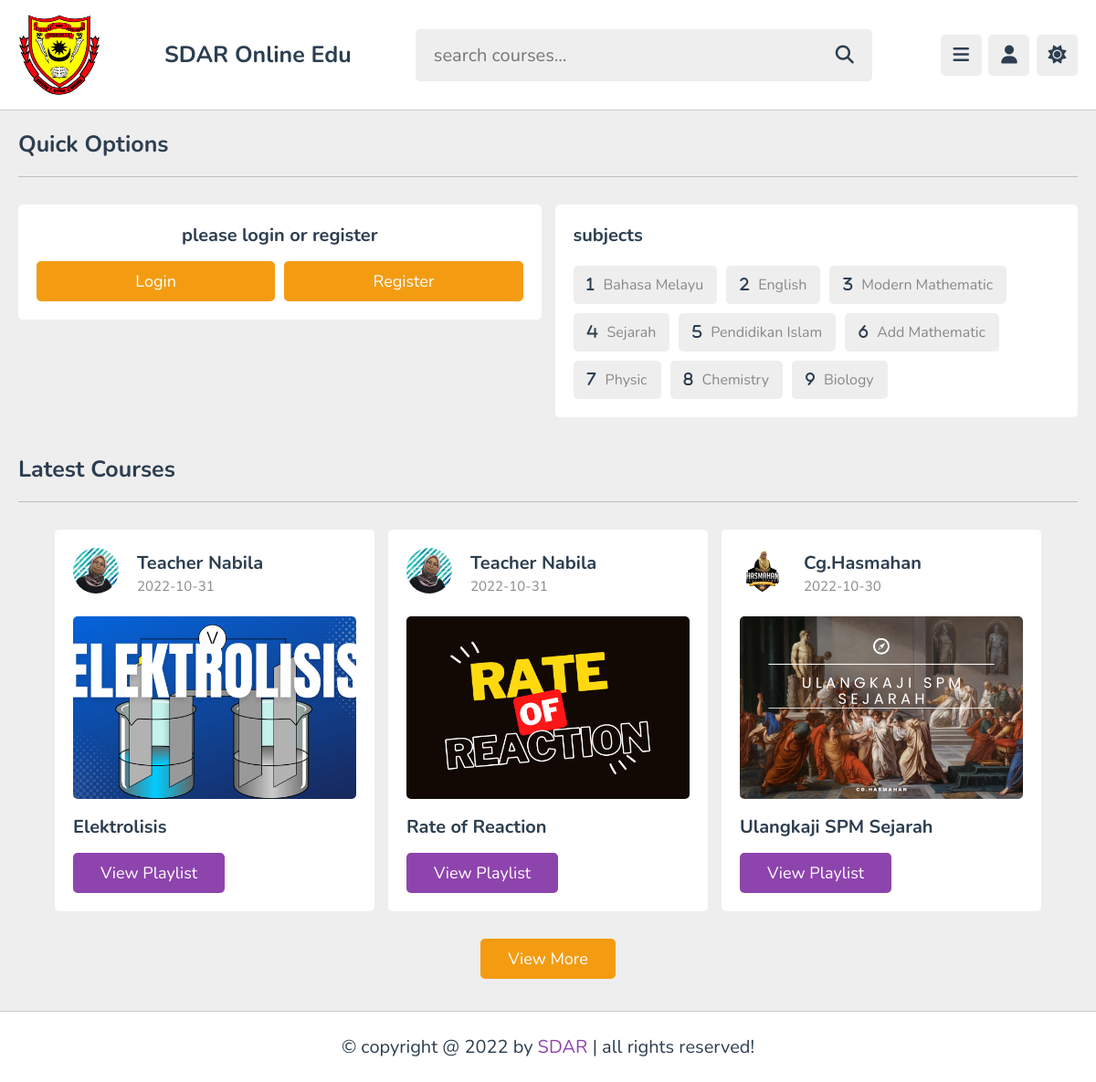
The app's page /home.php with its own data.
### tables this page shows
CREATE TABLE `playlist` (
  `id` varchar(20) NOT NULL,
  `tutor_id` varchar(20) NOT NULL,
  `title` varchar(100) NOT NULL,
  `description` varchar(1000) NOT NULL,
  `thumb` varchar(100) NOT NULL,
  `date` date NOT NULL DEFAULT current_timestamp(),
  `status` varchar(20) NOT NULL DEFAULT 'deactive'
);

CREATE TABLE `tutors` (
  `id` varchar(20) NOT NULL,
  `name` varchar(50) NOT NULL,
  `profession` varchar(50) NOT NULL,
  `email` varchar(50) NOT NULL,
  `password` varchar(50) NOT NULL,
  `image` varchar(100) NOT NULL
);

### home.php (the view, shortened to what this page needs)
<?php
include 'components/connect.php';
if(isset($_COOKIE['user_id'])){
   $user_id = $_COOKIE['user_id'];
}else{
   $user_id = '';
}
$select_likes = $conn->prepare("SELECT * FROM `likes` WHERE user_id = ?");
$select_likes->execute([$user_id]);
$total_likes = $select_likes->rowCount();
$select_comments = $conn->prepare("SELECT * FROM `comments` WHERE user_id = ?");
$select_comments->execute([$user_id]);
$total_comments = $select_comments->rowCount();
$select_bookmark = $conn->prepare("SELECT * FROM `bookmark` WHERE user_id = ?");
$select_bookmark->execute([$user_id]);
$total_bookmarked = $select_bookmark->rowCount();
?>
<!DOCTYPE html>
<html lang="en">
<head>
   <link rel="stylesheet" href="https://cdnjs.cloudflare.com/ajax/libs/font-awesome/6.2.0/css/all.min.css">
   <link rel="stylesheet" href="css/style.css">
</head>
<body>
<?php include 'components/user_header.php'; ?>
<section class="quick-select">
   <h1 class="heading">quick options</h1>
   <div class="box-container">
      <?php
         if($user_id != ''){
      ?>
      <div class="box">
         <h3 class="title">likes and comments</h3>
         <p>total likes : <span><?= $total_likes; ?></span></p>
         <a href="likes.php" class="inline-btn">view likes</a>
         <p>total comments : <span><?= $total_comments; ?></span></p>
         <a href="comments.php" class="inline-btn">view comments</a>
         <p>saved playlist : <span><?= $total_bookmarked; ?></span></p>
         <a href="bookmark.php" class="inline-btn">view bookmark</a>
      </div>
      <?php
         }else{
      ?>
      <div class="box" style="text-align: center;">
         <h3 class="title">please login or register</h3>
          <div class="flex-btn" style="padding-top: .5rem;">
            <a href="login.php" class="option-btn">login</a>
            <a href="register.php" class="option-btn">register</a>
         </div>
      </div>
      <?php
      }
      ?>
      <div class="box">
         <h3 class="title">subjects</h3>
         <div class="flex">
            <a href="courses.php?"><i class="fas fa-1"></i><span>Bahasa Melayu</span></a>
            <a href="courses.php?"><i class="fas fa-2"></i><span>English</span></a>
            <a href="courses.php?"><i class="fas fa-3"></i><span>Modern Mathematic</span></a>
            <a href="courses.php?"><i class="fas fa-4"></i><span>Sejarah</span></a>
            <a href="courses.php?"><i class="fas fa-5"></i><span>Pendidikan Islam</span></a>
            <a href="courses.php?"><i class="fas fa-6"></i><span>Add Mathematic</span></a>
            <a href="courses.php?"><i class="fas fa-7"></i><span>Physic</span></a>
            <a href="courses.php?"><i class="fas fa-8"></i><span>Chemistry</span></a>
            <a href="courses.php?"><i class="fas fa-9"></i><span>Biology</span></a>
         </div>
      </div>
   </div>
</section>
<section class="courses">
   <h1 class="heading">latest courses</h1>
   <div class="box-container">
      <?php
         $select_courses = $conn->prepare("SELECT * FROM `playlist` WHERE status = ? ORDER BY date DESC LIMIT 6");
         $select_courses->execute(['active']);
         if($select_courses->rowCount() > 0){
            while($fetch_course = $select_courses->fetch(PDO::FETCH_ASSOC)){
               $course_id = $fetch_course['id'];
               $select_tutor = $conn->prepare("SELECT * FROM `tutors` WHERE id = ?");
               $select_tutor->execute([$fetch_course['tutor_id']]);
               $fetch_tutor = $select_tutor->fetch(PDO::FETCH_ASSOC);
      ?>
      <div class="box">
         <div class="tutor">
            <img src="uploaded_files/<?= $fetch_tutor['image']; ?>" alt="">
            <div>
               <h3><?= $fetch_tutor['name']; ?></h3>
               <span><?= $fetch_course['date']; ?></span>
            </div>
         </div>
         <img src="uploaded_files/<?= $fetch_course['thumb']; ?>" class="thumb" alt="">
         <h3 class="title"><?= $fetch_course['title']; ?></h3>
         <a href="playlist.php?get_id=<?= $course_id; ?>" class="inline-btn">view playlist</a>
      </div>
      <?php
         }
      }else{
         echo '<p class="empty">no courses added yet!</p>';
      }
      ?>
   </div>
   <div class="more-btn">
      <a href="courses.php" class="inline-option-btn">view more</a>
   </div>
</section>
<?php include 'components/footer.php'; ?>
</body>
</html>

### components/user_header.php (shortened to what this page needs)
<header class="header">
   <section class="flex">
      <img class="logo" img src="images/sdar-logo.png" width="90" height="90" alt=""/>
      <a href="home.php"  class="logo">SDAR Online Edu</a>
      <form action="search_course.php" method="post" class="search-form">
         <input type="text" name="search_course" placeholder="search courses..." required maxlength="100">
         <button type="submit" class="fas fa-search" name="search_course_btn"></button>
      </form>
      <div class="icons">
         <div id="menu-btn" class="fas fa-bars"></div>
         <div id="user-btn" class="fas fa-user"></div>
         <div id="toggle-btn" class="fas fa-sun"></div>
      </div>
   </section>
</header>

### components/footer.php
<footer class="footer">
   &copy; copyright @ <?= date('Y'); ?> by <span>SDAR</span> | all rights reserved!
</footer>

### css/style.css (style rules this page uses)
:root { --main-color:#8e44ad; --red:#e74c3c; --oragen:#f39c12; --white:#fff; --black:#2c3e50; --light-color:#888; --light-bg:#eee; --border:.1rem solid rgba(0,0,0,.2); }
* { font-family: 'Nunito', sans-serif; margin: 0; padding: 0; box-sizing: border-box; outline: none; border: none; text-decoration: none; }
html { font-size: 62.5%; overflow-x: hidden; }
body { background-color: var(--light-bg); padding-left: 30rem; }
section { padding:2rem; max-width: 1200px; margin: 0 auto; }
.btn, .option-btn, .delete-btn, .inline-btn, .inline-option-btn, .inline-delete-btn { border-radius: .5rem; padding: 1rem 3rem; font-size: 1.8rem; color: #fff; margin-top: 1rem; text-transform: capitalize; cursor: pointer; text-align: center; }
.btn, .option-btn, .delete-btn { display: block; width: 100%; }
.inline-btn, .inline-option-btn, .inline-delete-btn { display: inline-block; }
.btn, .inline-btn { background-color: var(--main-color); }
.option-btn, .inline-option-btn { background-color: var(--oragen); }
.flex-btn { display:flex; gap: 1rem; }
.heading { padding-bottom: 1.8rem; border-bottom: var(--border); font-size: 2.5rem; color: var(--black); text-transform: capitalize; margin-bottom: 3rem; }
.header { background-color: var(--white); border-bottom: var(--border); position: sticky; top: 0; left: 0; right: 0; z-index: 1000; }
.header .flex { padding: 1.5rem 2rem; position: relative; display: flex; align-items: center; justify-content: space-between; }
.header .flex .logo { font-size: 2.5rem; color: var(--black); font-weight: bolder; }
.header .flex .search-form { width: 50rem; border-radius: .5rem; display: flex; align-items: center; gap: 2rem; padding: 1.5rem 2rem; background-color: var(--light-bg); }
.header .flex .search-form input { width: 100%; background:none; font-size: 2rem; color: var(--black); }
.header .flex .search-form button { font-size: 2rem; color: var(--black); cursor: pointer; background: none; }
.header .flex .icons div { font-size: 2rem; color: var(--black); border-radius: .5rem; height: 4.5rem; cursor: pointer; width: 4.5rem; line-height: 4.4rem; background-color: var(--light-bg); text-align: center; margin-left: .5rem; }
.quick-select .box-container { display: grid; grid-template-columns: repeat(auto-fit, minmax(27.5rem, 1fr)); gap: 1.5rem; align-items: flex-start; justify-content: center; }
.quick-select .box-container .box { border-radius: .5rem; background-color: var(--white); padding: 2rem; }
.quick-select .box-container .box .title { font-size: 2rem; color: var(--black); }
.quick-select .box-container .box .flex { display: flex; flex-wrap: wrap; gap: 1rem; padding-top: 2rem; }
.quick-select .box-container .box .flex a { padding: 1rem 1.5rem; border-radius: .5rem; font-size: 1.6rem; background-color: var(--light-bg); }
.quick-select .box-container .box .flex a i { margin-right: 1rem; color: var(--black); }
.quick-select .box-container .box .flex a span { color: var(--light-color); }
.courses .box-container { display: grid; grid-template-columns: repeat(auto-fit, 35rem); gap: 1.5rem; align-items: flex-start; justify-content: center; }
.courses .box-container .box { border-radius: .5rem; background-color: var(--white); padding: 2rem; }
.courses .box-container .box .tutor { margin-bottom: 2rem; display: flex; align-items: center; gap: 2rem; }
.courses .box-container .box .tutor img { width: 5rem; height: 5rem; border-radius: 50%; object-fit: cover; margin-bottom: .5rem; }
.courses .box-container .box .tutor h3 { font-size: 2rem; color: var(--black); margin-bottom: .2rem; }
.courses .box-container .box .tutor span { font-size: 1.5rem; color: var(--light-color); }
.courses .box-container .box .thumb { width: 100%; border-radius: .5rem; height: 20rem; object-fit: cover; margin-bottom: .3rem; }
.courses .box-container .box .title { font-size: 2rem; color: var(--black); margin-top: .5rem; padding: .5rem 0; }
.courses .more-btn { margin-top: 2rem; text-align: center; }
.footer { position: sticky; bottom: 0; right: 0; left: 0; background-color: var(--white); border-top: var(--border); padding:2.5rem 2rem; text-align: center; color: var(--black); font-size: 2rem; margin-top: 1.5rem; z-index: 1000; }
.footer span { color: var(--main-color); }
@media (max-width:1200px) { body { padding-left: 0; } }

### records on screen
playlist: tutor.image (picture), tutor.name "Teacher Nabila", date "2022-10-31", thumb (picture), title "Elektrolisis"
playlist: tutor.image (picture), tutor.name "Teacher Nabila", date "2022-10-31", thumb (picture), title "Rate of Reaction"
playlist: tutor.image (picture), tutor.name "Cg.Hasmahan", date "2022-10-30", thumb (picture), title "Ulangkaji SPM Sejarah"
